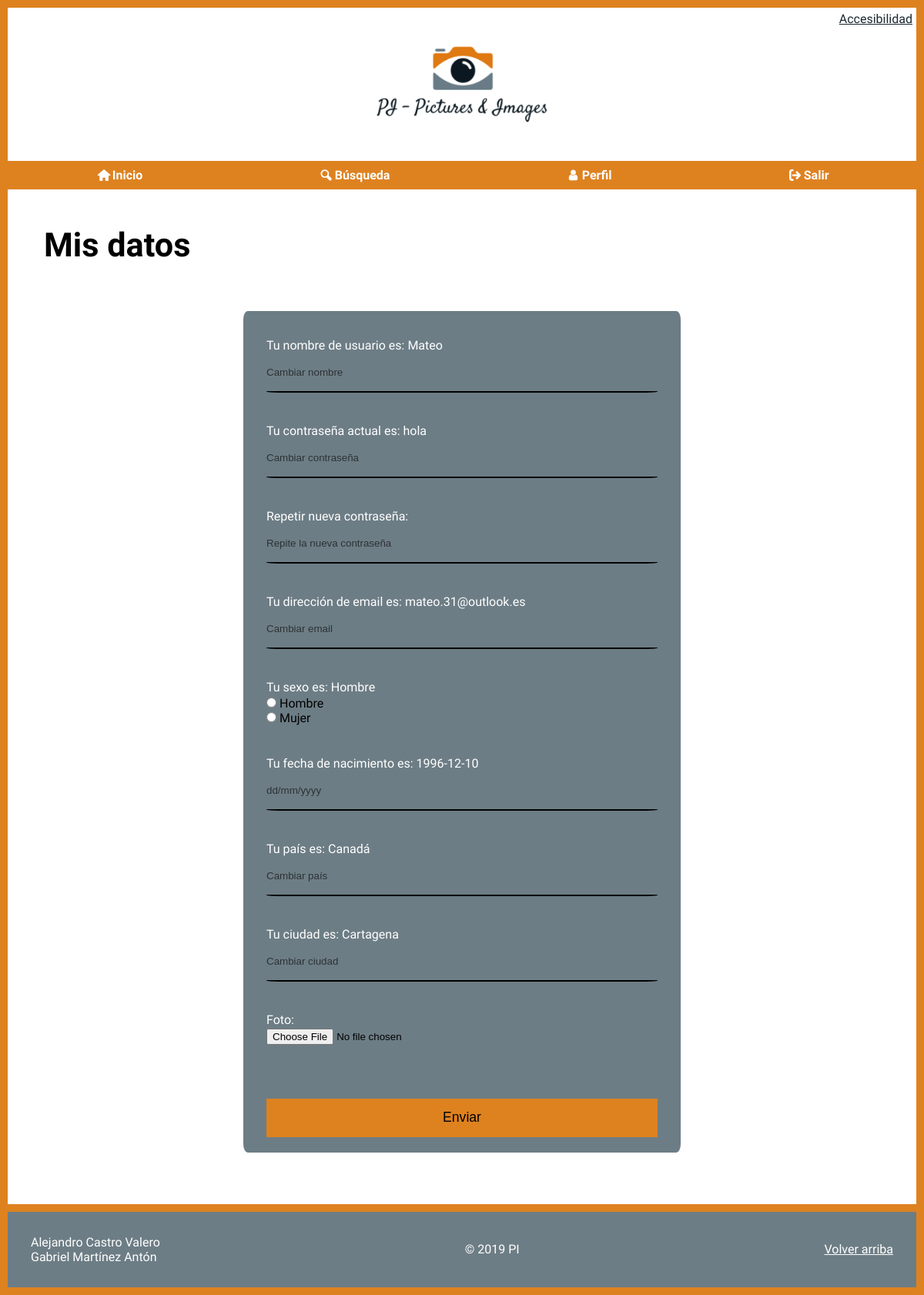
/MisDatos.php?nombre=Mateo (signed in), run on the app's committed database.
### tables this page shows
create table `USUARIOS` (
    `IdUsuario` int not null auto_increment,
    `NomUsuario` text(15) not null unique,
    `Clave` text(15) not null not null,
    `Email` text not null,
    `Sexo` smallint not null,
    `FNacimiento` date not null,
    `Ciudad` text not null,
    `Pais` int not null,
    `Foto` text not null,
    `FRegistro` datetime not null,
    `Estilo` int not null,
    constraint `PK_usuarios` primary key (`IdUsuario`),
    constraint `FK_Pais` foreign key (`Pais`) references `PAISES` (`IdPais`),
    constraint `FK_Estilos` foreign key (`Estilo`) references `ESTILOS` (`IdEstilo`)
);

create table `PAISES` (
    `IdPais` int not null auto_increment,
    `NomPais` text not null,
    constraint `PK_paises` primary key (`IdPais`)
);

### MisDatos.php (the view, shortened to what this page needs)
<?php
    if (isset($_SESSION["logueado"])) {
        require_once("head.php");
        require_once("header.php");
?>
    <main>
        <section>
            <h1>Mis datos</h1>
                    <?php
                    include("conexionBD.php");
                    $nombre = $_GET['nombre'];
                    $sentencia = "SELECT NomUsuario,Clave,Sexo,Email,FNacimiento,NomPais,Ciudad FROM usuarios LEFT JOIN paises ON IdPais = Pais WHERE NomUsuario = ?";
                    $stmt = $conexion->prepare($sentencia);
                    $stmt->bind_param('s', $nombre);
                    if(!$stmt->execute()) {
                        echo "<p>Error al ejecutar la sentencia <b>$sentencia</b>: " . $conexion->connect_error;
                        echo '</p>';
                        exit;
                    }
                    $resultado = $stmt->get_result();
                    if($resultado->num_rows)
                    {
                        $fila = $resultado->fetch_object();
                        echo
                        "
                        <form action='resRegistro.php' id='formulario' method='POST'>
                            <div>
                                <label for='usu'>Tu nombre de usuario es: $fila->NomUsuario</label>
                                <input type='text' name='usuario' id='usu' placeholder='Cambiar nombre' class='formulario'>
                            </div>
                            <div>
                                <label for='pwd'>Tu contraseña actual es: $fila->Clave</label>
                                <input type='password'  name='pass' id='pwd' placeholder='Cambiar contraseña' class='formulario'>
                            </div>
                            <div>
                                <label for='pwd2'>Repetir nueva contraseña:</label>
                                <input type='password'  name='pass2' id='pwd2' placeholder='Repite la nueva contraseña' class='formulario'>
                            </div>
                            <div>
                                <label for='mail'>Tu dirección de email es: $fila->Email</label>
                                <input type='text'  name='mail' id='mail' placeholder='Cambiar email' class='formulario'>
                            </div>
                            <div>
                            ";
                            if($fila->Sexo == 0)
                            {
                                echo "<label>Tu sexo es: Hombre</label>";
                            }
                            else
                            {
                                echo "<label>Tu sexo es: Mujer</label>";
                            }
                                echo "<input type='radio' name='sex' value='hombre' id='hombre'> <label for='hombre'>Hombre</label><br>
                                <input type='radio' name='sex' value='mujer' id='mujer'> <label for='mujer'>Mujer</label>
                            </div>
                            <div>
                                <label for='date'>Tu fecha de nacimiento es: $fila->FNacimiento</label>
                                <input type='text' name='fecha' id='date' class='formulario' placeholder='dd/mm/yyyy'>
                            </div>
                            <div>
                                <label for='country'>Tu país es: $fila->NomPais</label>
                                <input list='countries'  name='pais' id='country' placeholder='Cambiar país' class='formulario'>
                                <datalist id='countries'>
                                    <?php
                                        require_once('paises.php');
                                    ?>
                                </datalist>
                            </div>
                            <div>
                                <label for='city'>Tu ciudad es: $fila->Ciudad</label>
                                <input type='text' name='ciudad' id='city' placeholder='Cambiar ciudad' class='formulario'>
                            </div>
                            <div>
                                <label for='photo'>Foto:</label>
                                <input type='file' id='photo' accept='image/*'>
                            </div>
                            <div>
                                <input type='submit' value='Enviar'>
                            </div>
                        </form>
                    ";
                    }
                    else
                    {
                        echo "Este usuario no existe";
                    }
                    ?>
        </section>
    </main>
<?php
    require_once("footer.php");
    } else {
        $host = $_SERVER['HTTP_HOST'];
        $uri  = rtrim(dirname($_SERVER['PHP_SELF']), '/\\');
        $extra = 'index.php?fallo=2';
        header("Location: http://$host$uri/$extra");
    }
?>

### css/style.css (style rules this page uses)
:root { --color1: #de8220; --color2: #6d7d85; --color3: #1a2830; }
* { box-sizing: border-box; padding: 0; margin: 0; }
body { margin: 10px; background-color: var(--color1); font-family: 'Imprima', sans-serif; }
main { background-color: #fff; margin-bottom: 10px; padding-bottom: 45px; }
main > section { padding: 22px; }
main > section > h1 { font-size: 2.7em; margin: 25px 25px 60px 25px; font-family: 'Satisfy', sans-serif; }
.formulario { width: 100%; height: 50px; border: none; border-bottom: 2px solid #000; background-color: rgba(0, 0, 0, 0); border-radius: 3%; color: #fff; }
.formulario::placeholder { color: #000; opacity: .6; }
form#formulario { background-color: var(--color2); width: 50%; margin: auto; border-radius: 1%; }
form#formulario> div { width: 100%; padding: 20px 30px; }
form#formulario> div:first-child { padding-top: 35px; }
form#formulario> div:last-child { margin-top: 30px; }
form#formulario> div > label:first-child { display: block; margin-bottom: 2px; color: #fff; }
form#formulario> div > input[type=submit] { width: 100%; height: 50px; font-size: 1.1em; background-color: var(--color1); border: none; }
main > section { position: relative; }

### css/print.css (style rules this page uses)
body, main,h2,h3,p,h1, label { font-family: sans-serif; font-size: 12pt; color: #000; }
* { background-color: #fff; }
form#formulario { margin-top: 79pt; }
form#formulario> div { padding: 5pt; }
form#formulario> div:first-child { padding-top: 0; }
form#formulario> div:last-child { margin-top: 0; }
form#formulario> div > input[type=submit] { height: 50pt; font-size: 14pt; background-color: white; border: 5px solid black; }
input, label { font-size: 12pt; }
main::after { content: 'http://localhost/DAW/practica05/index.html © 2019 PI'; display: block; text-align: center; border-top: 1pt solid black; border-bottom: 1pt solid black; padding: 2pt; font-size: 12pt; page-break-after: avoid; }
main>section>h1 { font-family: sans-serif; font-size: 20pt; margin: 0; }

### data on the page
usuarios: NomUsuario "Mateo", Clave "hola", Email "mateo.31@outlook.es", FNacimiento "1996-12-10", paises.NomPais "Canadá", Ciudad "Cartagena"
